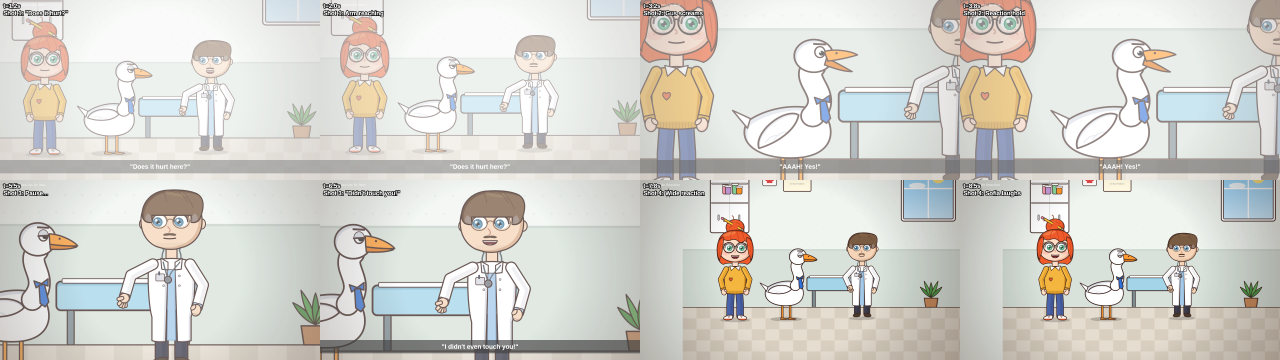
#> input picture test_scene2_stills.png, 3840 x 1080 px, given in place of cm_iquitos_desde_el_aire.jpg, which was not available (shown at 1/3 size)
$ python cover_base.py
#> lines starting #> are read from the running program, lines starting #| are printed output that depends on the picture; after the words box and inside, x2 and y2 are one past the last pixel; in counts of white or black regions, pixels touching at a corner belong together
### whyhow/covers_v4.py
# Thumbnails v4 — "White over footage + one coral word" design system (designer spec, Nov 26 2026).
# Inter Display Black caps, -0.02em tracking, hanging coral plate, white location kicker, clean grade, local scrim.
# Run: python3 covers_v4.py   (writes *_cover_G.jpg / *_cover_H.jpg + phone-size previews to stdout list)
import numpy as np
from PIL import Image, ImageDraw, ImageFont, ImageFilter
W, H = 1280, 720
import os, json
CORAL = tuple(json.loads(os.environ.get('PLATE', '[228,87,46]'))); PTXT = tuple(json.loads(os.environ.get('PTXT', '[255,255,255]'))); INK = (16, 18, 20); NAVY = np.array([20, 26, 33], float)
FD = '/usr/share/fonts/opentype/inter/'
BLACK, SEMI = FD + 'InterDisplay-Black.otf', FD + 'InterDisplay-SemiBold.otf'

def crop(path, zoom=1.0, ax=0.5, ay=0.5):
#> called with zoom = 1.12, ax = 0.55, ay = 0.12
    im = Image.open(path).convert('RGB'); s = max(W / im.width, H / im.height) * zoom
#> after `s = max(W / im.width, H / im.height) * zoom`: s = 0.747
    im = im.resize((round(im.width * s), round(im.height * s)), Image.LANCZOS)
#> im: PIL image 2867x806 RGB
    x = round((im.width - W) * ax); y = round((im.height - H) * ay); return im.crop((x, y, x + W, y + H))
#> after `x = round((im.width - W) * ax)`: x = 873
#> after `y = round((im.height - H) * ay)`: y = 10
#> after `return im.crop((x, y, x + W, y + H))`:
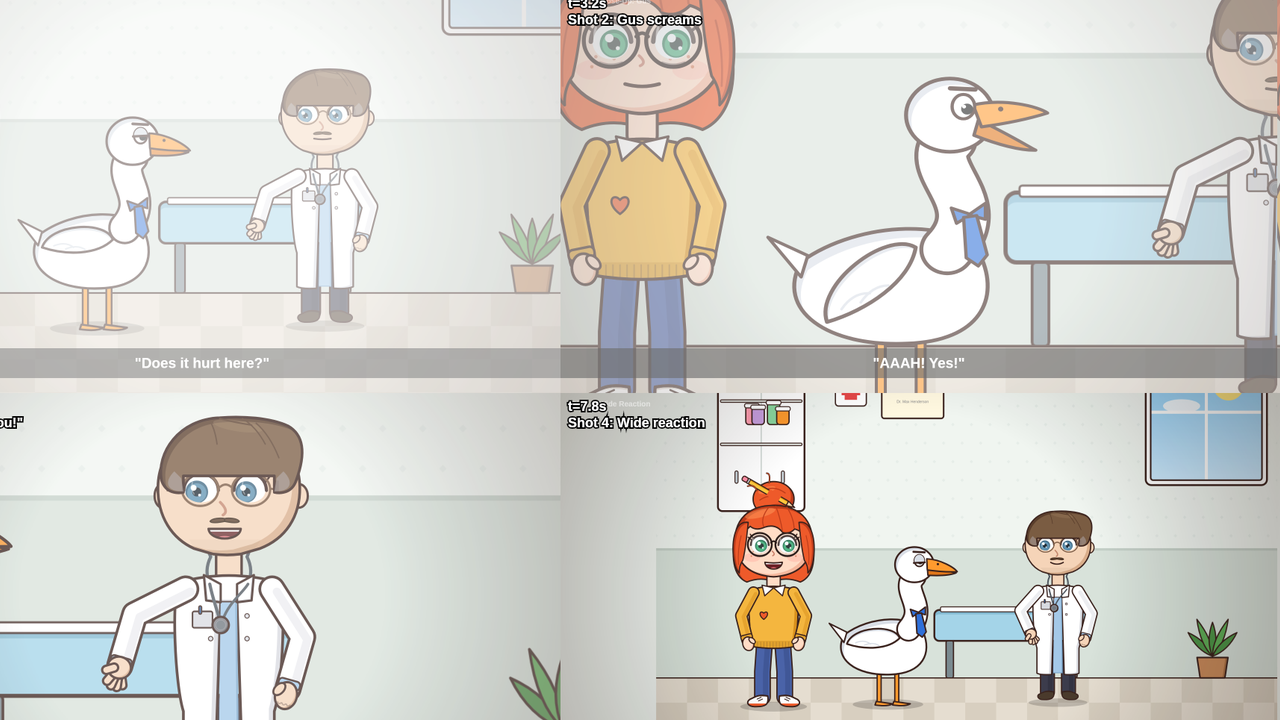
#> returned value: PIL image 1280x720 RGB; mean R, G, B 214.5, 214.5, 209.2

def grade(im, sat=1.08, teal=0.0, warm=0.0):
#> called with sat = 1.25, teal = 0.5, warm = 0
    a = np.asarray(im).astype(float) / 255
    for c in range(3):  # dehaze: per-channel levels
        lo, hi = np.percentile(a[..., c], 4), np.percentile(a[..., c], 99.5); a[..., c] = np.clip((a[..., c] - lo) / max(hi - lo, 1e-3), 0, 1)
#> this loop made 3 passes
#> lo on passes 1 to 3: 0.537, 0.494, 0.447
    a = a + 0.10 * (a - 0.5) * (1 - np.abs(2 * a - 1))            # gentle S-curve
    a = np.clip(a, 0, 1); L = a @ [0.2126, 0.7152, 0.0722]
    a = L[..., None] + (a - L[..., None]) * sat                    # saturation
    if teal: b = (a[..., 2] > a[..., 0]) ; a[..., 1] += teal * 0.04 * b; a[..., 0] -= teal * 0.05 * b
#> after `b = a[..., 2] > a[..., 0]`:
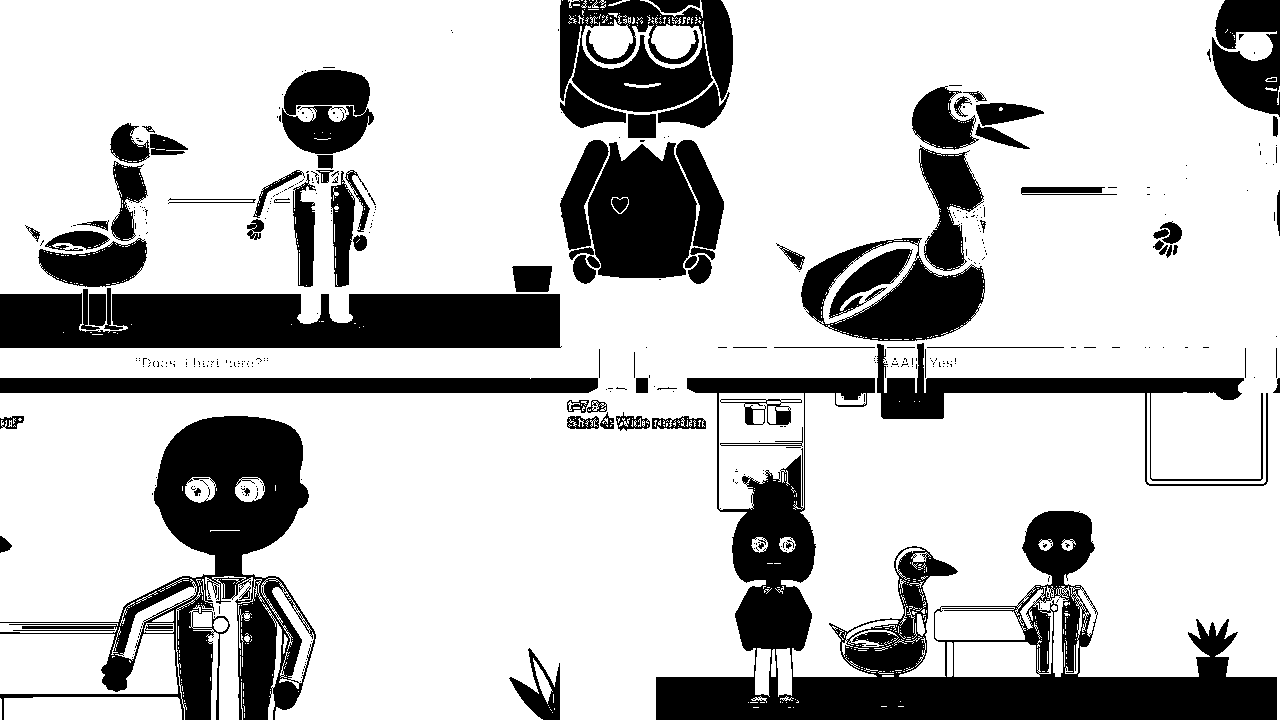
#> b: shape (720, 1280) bool; 76.3% white; 420 black regions (323 under 20 px), largest, box (x1, y1, x2, y2) and area: (656, 378, 1277, 720) 54504, (0, 416, 316, 720) 31107, (0, 293, 562, 348) 27836
    if warm: a[..., 0] += warm * 0.03 * L; a[..., 2] -= warm * 0.03 * L
    sh = np.clip(1 - L / 0.45, 0, 1)[..., None] * 0.35              # split tone: shadows toward video navy
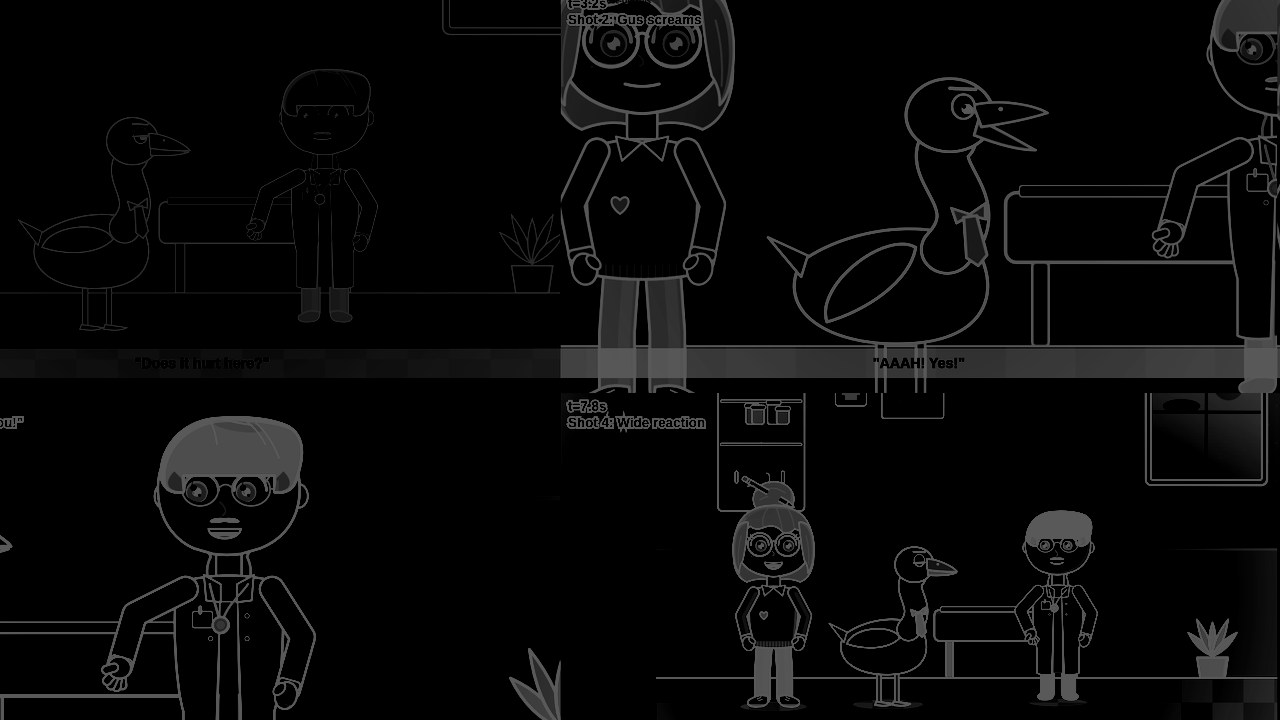
#> sh: shape (720, 1280, 1) float64; min 0, max 0.35, mean 0.0337
    a = a * (1 - sh) + (NAVY / 255) * sh
    return Image.fromarray((np.clip(a, 0, 1) * 255).astype(np.uint8))
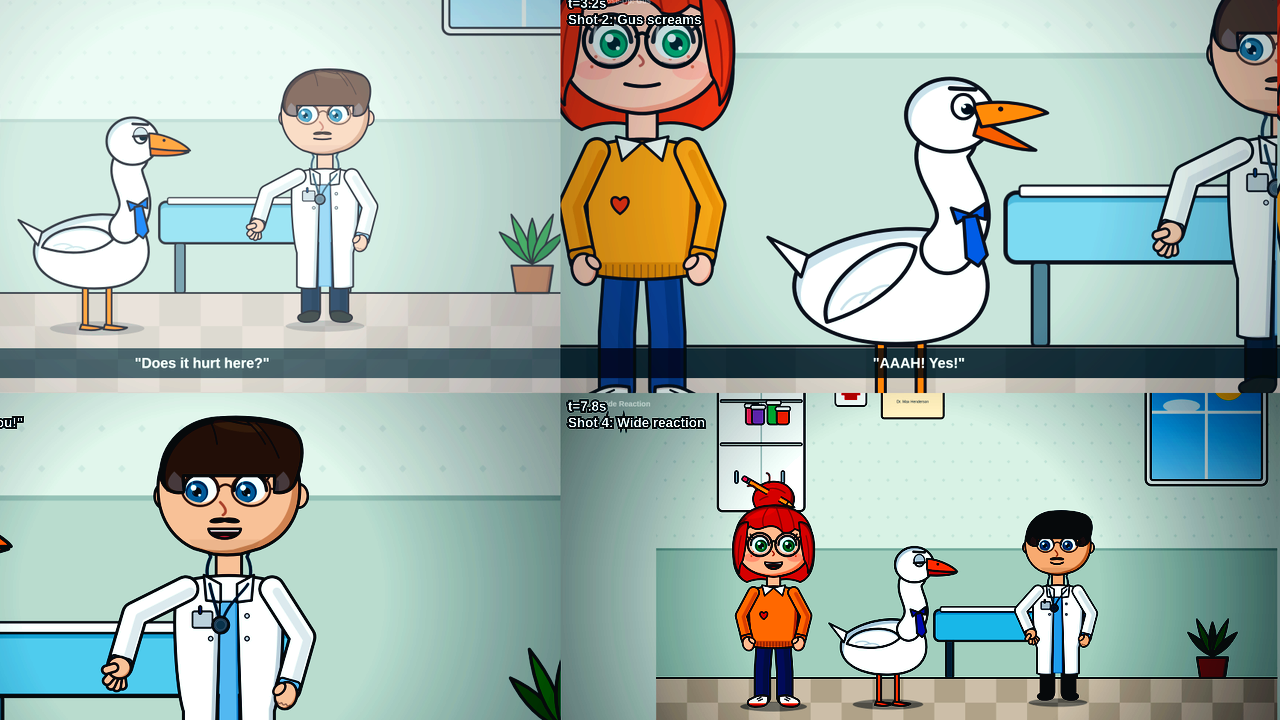
#> returned value: PIL image 1280x720 RGB; mean R, G, B 165.2, 183.4, 176.1

def overlay(im, side='left', blob=None, scrim=0.60):
#> called with side = 'left', scrim = 0.5
    a = np.asarray(im).astype(float); X = np.linspace(0, 1, W)[None, :]
    g = np.clip(1 - (X if side == 'left' else 1 - X) / 0.55, 0, 1) * scrim
    if blob: cx, cy, rx, ry = blob; yy, xx = np.mgrid[0:H, 0:W]; g = np.maximum(g, np.clip(1 - ((xx - cx) / rx) ** 2 - ((yy - cy) / ry) ** 2, 0, 1) * 0.35)
    yy, xx = np.mgrid[0:H, 0:W]; d = np.sqrt(((xx - W / 2) / (W / 2)) ** 2 + ((yy - H / 2) / (H / 2)) ** 2) / np.sqrt(2)
    g = 1 - (1 - g) * (1 - np.clip((d - 0.55) / 0.45, 0, 1) * 0.22)
    a = a * (1 - g[..., None]) + np.array(INK) * g[..., None]; return Image.fromarray(a.astype(np.uint8))
#> after `a = a * (1 - g[..., None]) + np.array(INK) * g[..., None]`:
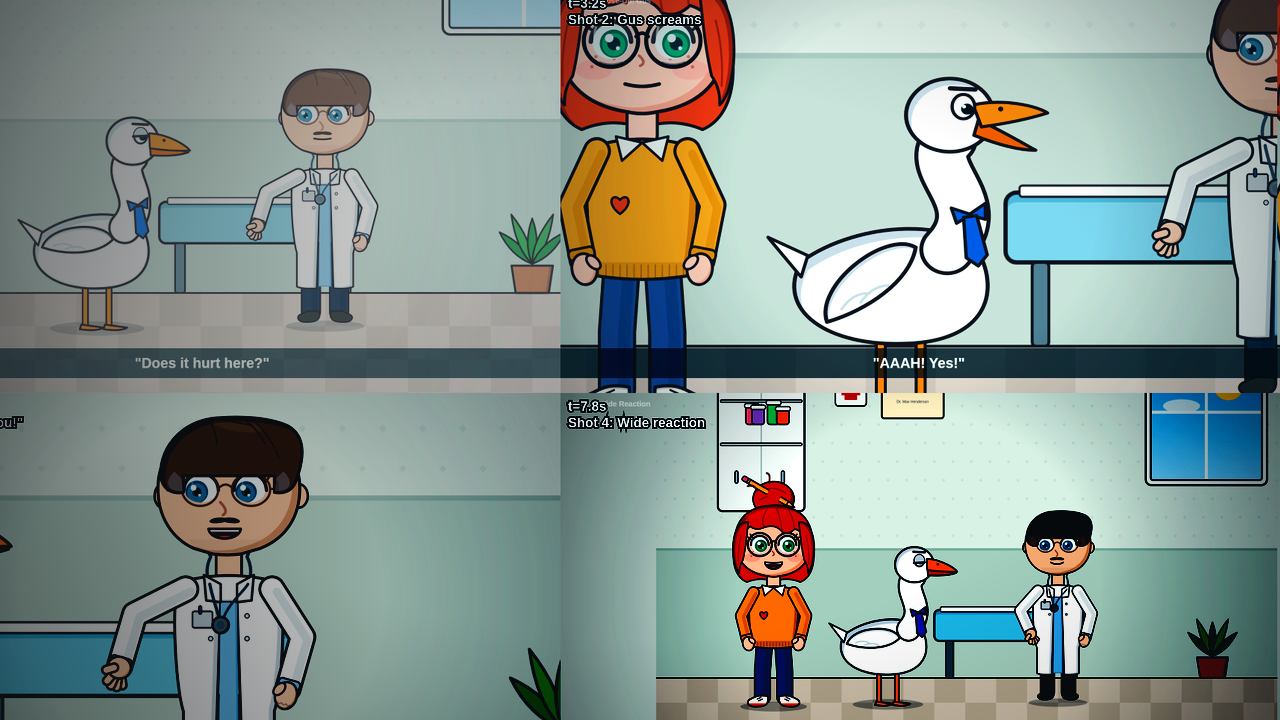
#> a: shape (720, 1280, 3) float64; mean R, G, B 138.1, 153.2, 147.2

def track_text(d, x, y, s, font, track, fill):
    for ch in s: d.text((x, y), ch, font=font, fill=fill); x += font.getlength(ch) + track
def width(s, font, track): return sum(font.getlength(c) for c in s) + track * (len(s) - 1)

# [28 lines left out: function compose, not called in this run]

# [13 lines that do not run on import are left out]

### whyhow/ep18_iquitos/cover_base.py
# EP18 thumbnail base (owner's Hong Kong look): crop + grade with the shared v5 grade. Run from whyhow/: python3 ep18_iquitos/cover_base.py
import sys, os; sys.path.insert(0, os.path.dirname(os.path.dirname(os.path.abspath(__file__))))
from covers_v4 import crop, grade, overlay
os.makedirs('covers_v5_base', exist_ok=True)
overlay(grade(crop('ep18_iquitos/footage/cm_iquitos_desde_el_aire.jpg', zoom=1.12, ax=0.55, ay=0.12), sat=1.25, teal=0.5), 'left', None, 0.5).save('covers_v5_base/iquitos.jpg', quality=95)

$ run again, on test_scene_stills.png
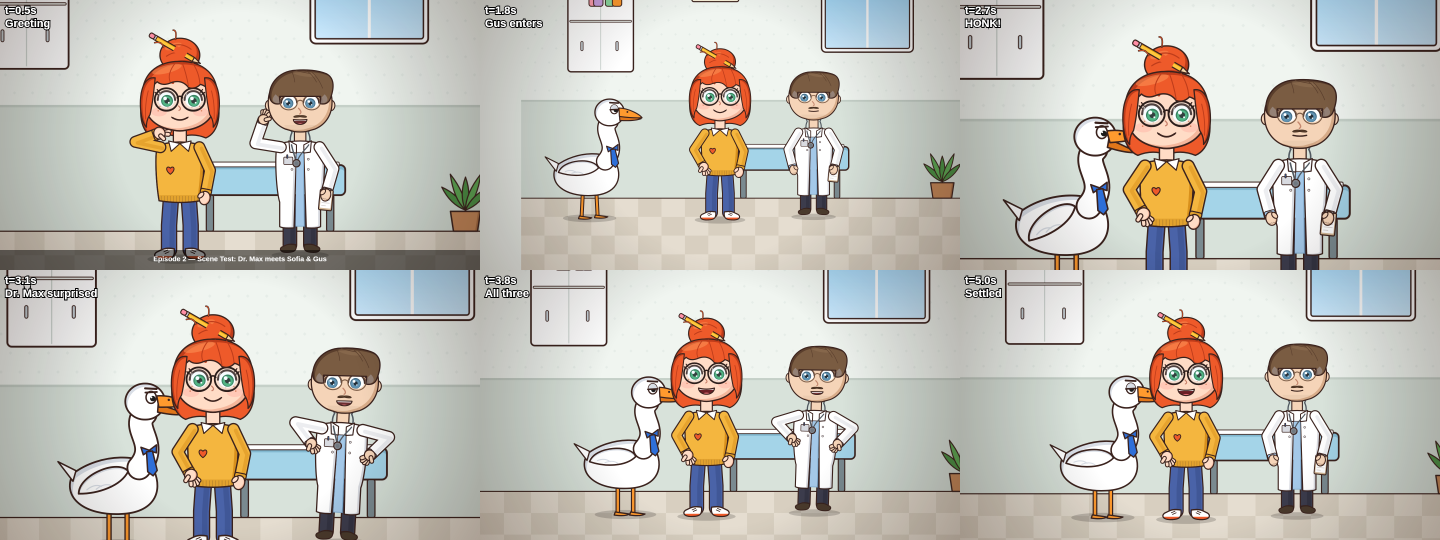
#> input picture test_scene_stills.png, 2880 x 1080 px, given in place of cm_iquitos_desde_el_aire.jpg, which was not available (shown at 1/2 size)
#> the loop in grade, `for c in range(3):` made 3 passes
#> lo on passes 1 to 3: 0.29, 0.255, 0.165
#> in grade, `b = a[..., 2] > a[..., 0]`:
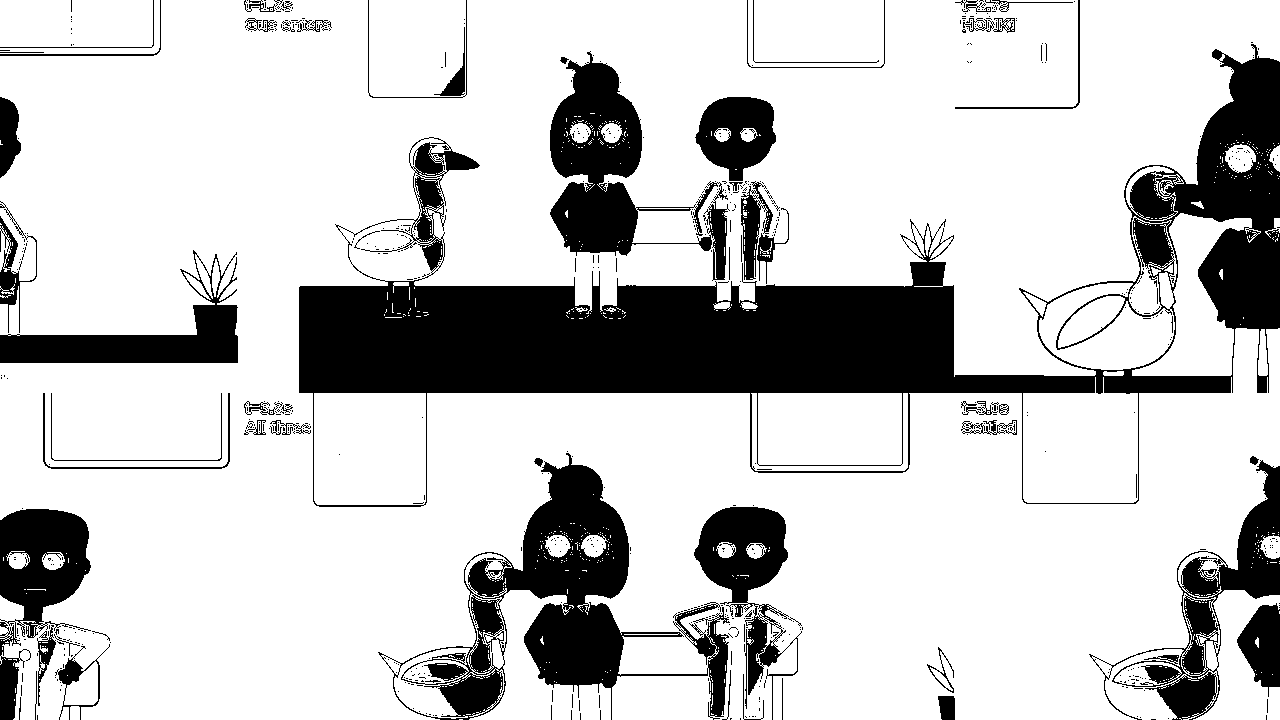
#> b: shape (720, 1280) bool; 78.4% white; 674 black regions (607 under 20 px), largest, box (x1, y1, x2, y2) and area: (299, 44, 1280, 507) 102903, (378, 453, 730, 720) 25750, (550, 51, 730, 281) 14226
#> in overlay, `a = a * (1 - g[..., None]) + np.array(INK) * g[..., None]`:
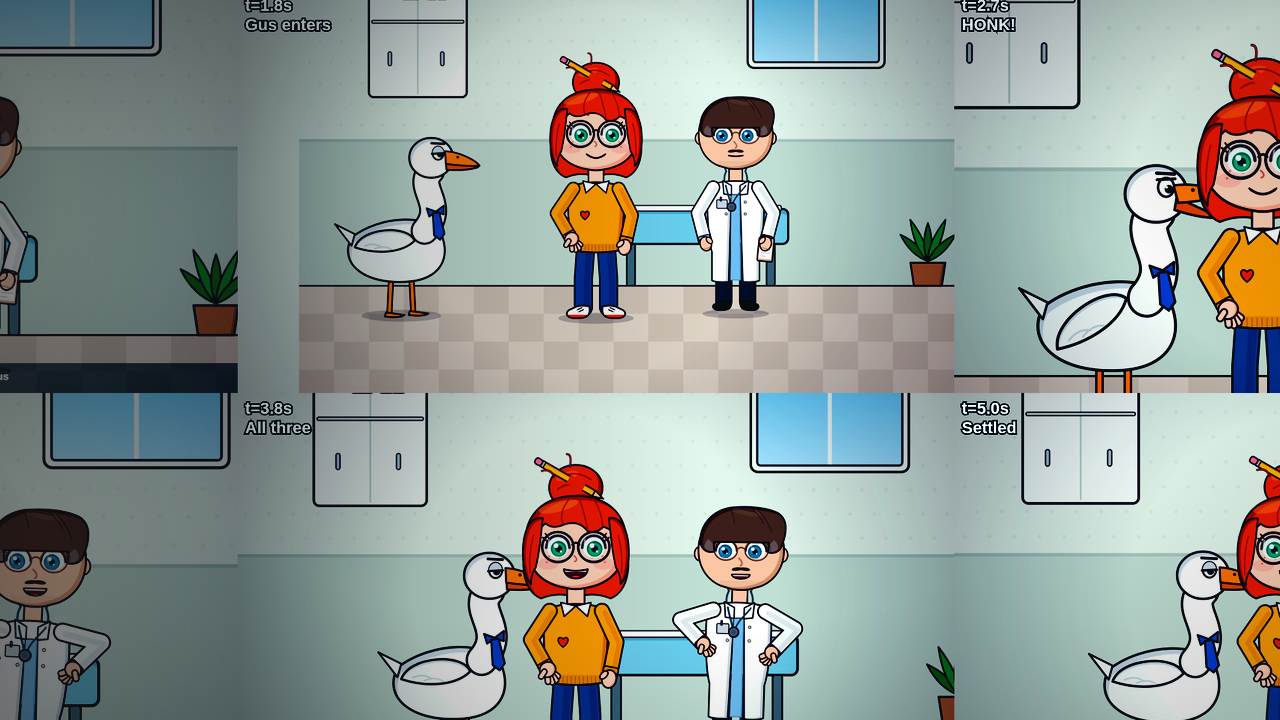
#> a: shape (720, 1280, 3) float64; mean R, G, B 147.2, 157.5, 152.6
